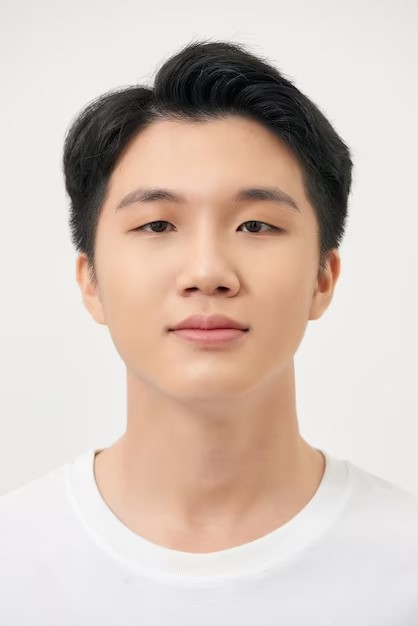
#> input picture Hair_changer/image_user/img4.jpg, 418 x 626 px
$ jupyter execute --allow-errors hair_change.ipynb   (older library calls are emulated)
#> lines starting #> are read from the running program, lines starting #| are printed output that depends on the picture
[cell 1]
import mediapipe as mp
from mediapipe.tasks import python
from mediapipe.tasks.python import vision
import os
import cv2
import numpy as np
import matplotlib.pyplot as plt
import math

[cell 2]
model_path = "/Hair_changer/hair_segmenter.tflite"

[cell 3]
DESIRED_HEIGHT = 480
DESIRED_WIDTH = 480
def resize_and_show(image):
    h, w = image.shape[:2]
    if h < w:
        img = cv2.resize(image, (DESIRED_WIDTH, math.floor(h/(w/DESIRED_WIDTH))))
    else:
        img = cv2.resize(image, (math.floor(w/(h/DESIRED_HEIGHT)), DESIRED_HEIGHT))
    cv2.imshow('Image', img)
    cv2.waitKey(0)
    cv2.destroyAllWindows()

[cell 4]
# 이미지파일 경로

IMAGE_FOLDER = 'image_user'
IMAGE_FILENAMES = ['img4.jpg']

for name in IMAGE_FILENAMES:
    image_path = os.path.join(IMAGE_FOLDER, name)

[cell 5]
# Performs resizing and showing the image
images = {name: cv2.imread(os.path.join(IMAGE_FOLDER, name)) for name in IMAGE_FILENAMES}
images.items()
# Preview the image(s)
for name, image in images.items():
    print(name)
    resize_and_show(image)
#> this loop made 1 pass
#> (name, h in resize_and_show, w in resize_and_show) on pass 1: ('img4.jpg', 626, 418)
#| img4.jpg

#> (a cell that did not finish here is left out)

[cell 7]
from PIL import Image

# 이미지 파일 불러오기
image = Image.open("image_hair/output.png")
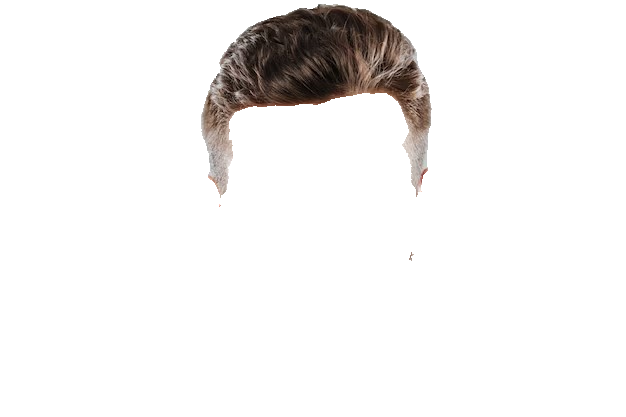
#> input picture Hair_changer/image_hair/output.png, 626 x 417 px
#> image is the input picture: PIL image 626x417 RGBA; mean R, G, B, A 7.8, 6.5, 5.8, 20.3

# 머리 이미지의 바운딩 박스 계산
bbox = image.getbbox()
#> bbox = (201, 4, 432, 261)

# 바운딩 박스의 크기로 이미지 자르기
cropped_image = image.crop(bbox)
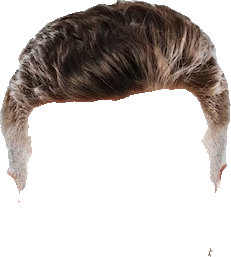
#> cropped_image: PIL image 231x257 RGBA; mean R, G, B, A 34.5, 28.5, 25.5, 89.2; transparent parts drawn white

# 이미지 저장
cropped_image.save("cropped_output.png")

#> (a cell that did not finish here is left out)

[cell 9]
# 머리카락 합성할 이미지 경로
hair_image_path = 'cropped_output.png'


# Create the options that will be used for ImageSegmenter
#> (the rest of this cell did not finish here and is left out)

[cell 10]
# Load the composite image
composite_image = cv2.imread('output.png')
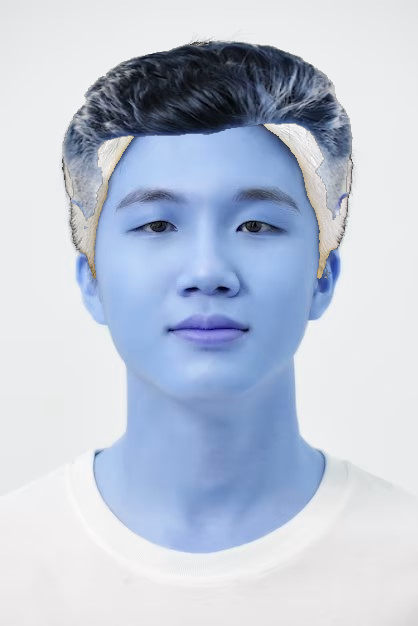
#> input picture Hair_changer/output.png, 418 x 626 px
#> composite_image is the input picture: shape (626, 418, 3); mean B, G, R 215.5, 199.3, 189.7
# Perform inpainting to fill the hair region in the composite image
#> (the rest of this cell did not finish here and is left out)
